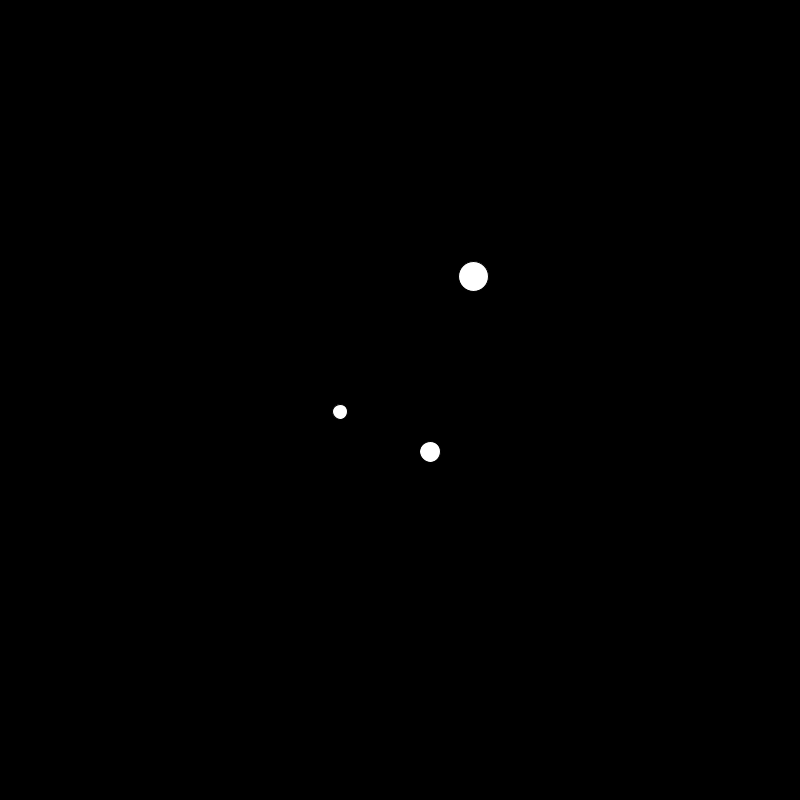
Frame 1 (no input)
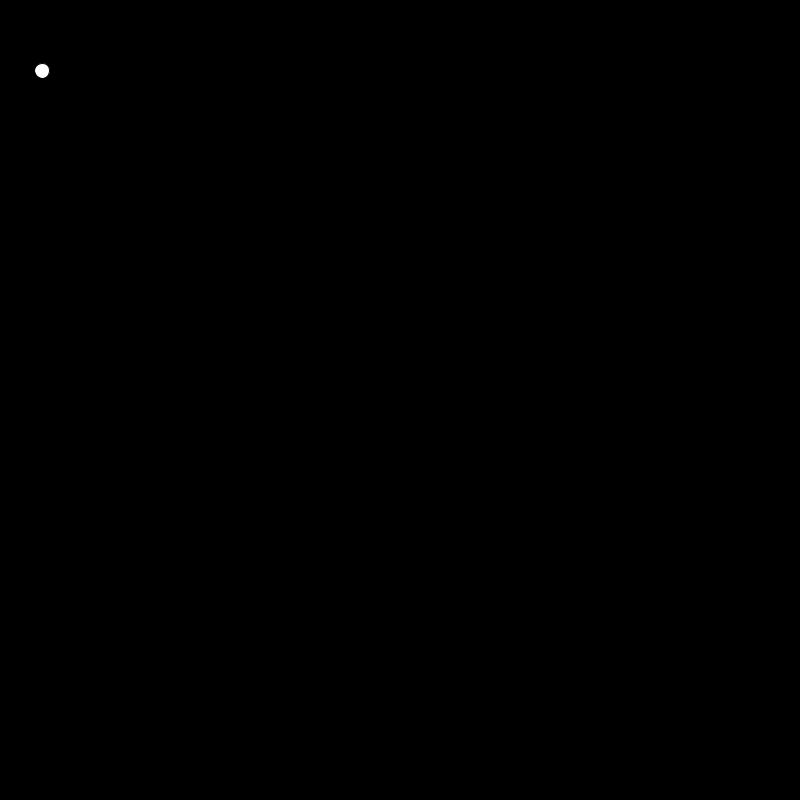
Frame 60 (the mouse pressed at the canvas centre just before this capture)
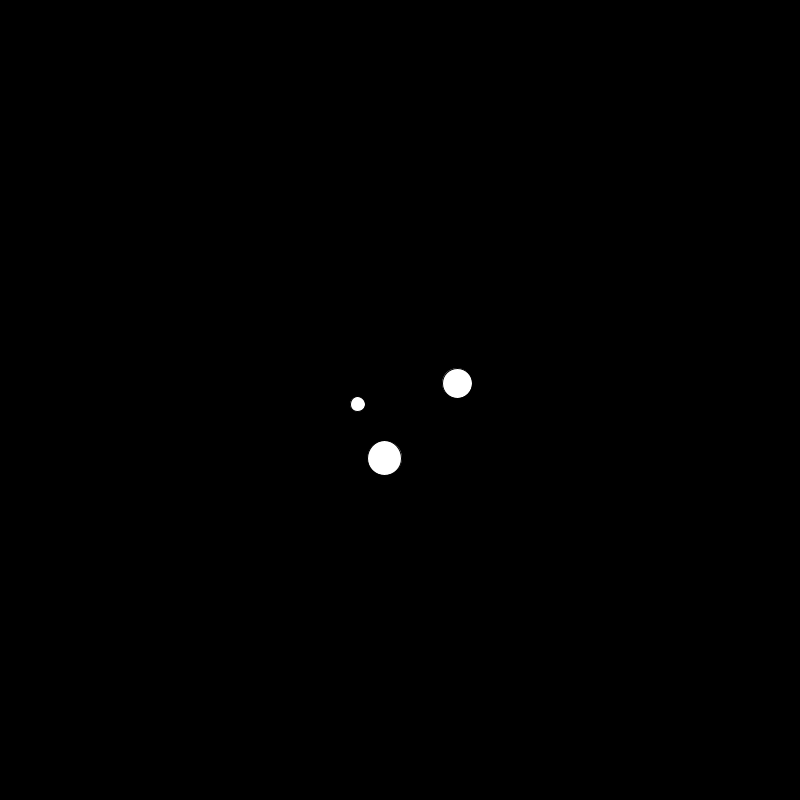
Frame 120 (the mouse held since frame 60 and released just before this capture)

The Processing sketch that drew these frames (run headless with seeded random() and noise(); from frame 60 on, the mouse is pressed at the canvas centre):

// Processing sketch: sketch_00_4_PersonalityCircles
// ── sketch_00_4_PersonalityCircles.pde
// Personality Circles
// known issues:
// -- pacman does a weird rotation when switching from -x to x movement
//    (issue with implementation of atan)

IntList xHist, yHist;
FloatList tHist;
float theta;
float theta2;

int diam = 65;
int buffSize = 20;
int offset = 60;

void setup() {
  size(800, 800);
  
  // setup buffers
  xHist = new IntList();
  yHist = new IntList();
  tHist = new FloatList();
  xHist.append(width/2);
  yHist.append(height/2);
  tHist.append(0);
}

void draw() {
  background(0);
  
  // find average of each buffer
  int xSum = 0;
  int ySum = 0;
  float tSum = 0;
  int len = xHist.size();
  for (int i = 0; i < len; i++) {
    xSum += xHist.get(i);
    ySum += yHist.get(i);
    tSum += tHist.get(i); 
  }
  float xAvg = 1.0 * xSum / len;
  float yAvg = 1.0 * ySum / len;
  float tAvg = 1.0 * tSum / len;
  
  // calculate opposite & adjacent sides
  PVector v1 = new PVector(xAvg, yAvg);
  PVector v2 = new PVector(mouseX, mouseY);
  float xDelt = v2.x - v1.x;
  float yDelt = v2.y - v1.y;
  
  // calculate theta adjust to correct quadrant
  if (xDelt > 0.0) {
    theta = atan(yDelt/xDelt);
  }
  else {
    if (xDelt < 0.0) {
      theta = atan(yDelt/xDelt) + PI;
    }
  }
  
  // distance between pacman and mouse
  float dist = PVector.dist(v1, v2);
  
  // shape 1 - scale
  int sRs = 15;
  int s1r = sRs * 1;
  float s1a = 0;
  float s1oy = map(dist, 0, 50, 50, 150) * sin(frameCount / 100.0);
  float s1x =  mouseX - xDelt - cos(tAvg + s1a) * offset; 
  float s1y = mouseY - yDelt - sin(tAvg + s1a) * offset + s1oy;
  fill(255);
  ellipse(s1x, s1y, s1r, s1r);
  
  // shape 2 - jitter
  int s2r = sRs * 2;
  float s2a = 0.333 * (2 * PI);
  float rand = map(dist, 0, 50, 2, 15);
  float s2ox = random(-rand, rand);
  float s2oy = random(-rand, rand);
  float s2x =  mouseX - xDelt - cos(tAvg + s2a) * offset + s2ox; 
  float s2y = mouseY - yDelt - sin(tAvg + s2a) * offset + s2oy;
  fill(255);
  ellipse(s2x, s2y, s2r, s2r);
  
  // shape 3 - scale
  float s3r = sRs * map(dist, 0, 50, 3, 4.5) * abs(sin(frameCount / 17.0)) + 3;
  float s3a = 0.666 * (2 * PI);
  float s3x =  mouseX - xDelt - cos(tAvg + s3a) * offset; 
  float s3y = mouseY - yDelt - sin(tAvg + s3a) * offset;
  fill(255);
  ellipse(s3x, s3y, s3r, s3r);

  // add new values to buffer and remove old
  xHist.append(mouseX);
  yHist.append(mouseY);
  tHist.append(theta);
  if (xHist.size() >= buffSize) {
    xHist.remove(0);
    yHist.remove(0);
    tHist.remove(0);
  }
}
